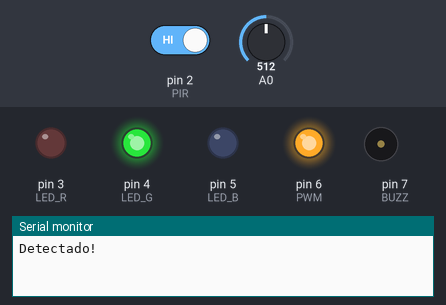
A sketch run on a simulated Arduino Uno, built with avr-gcc and run on an emulated ATmega328P. Parts: output pins drawn as LEDs (lit = HIGH), buzzer (waves = sounding, pin HIGH), the last lines printed to the serial monitor. Inputs (shaded band) come from the test bench; at power-on: A0 = 512, pin 2 (PIR) HIGH.

Above: at 5.5 s.
5.6 s: A0 set to 685
9.9 s: A0 set to 711
At 12.4 s:
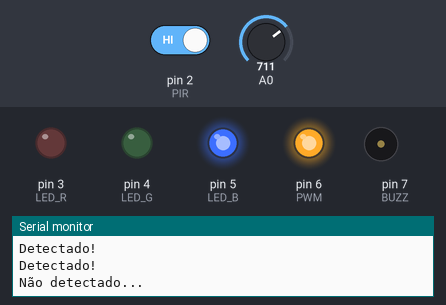
14.2 s: pin 2 (PIR) driven LOW
At 14.43 s:
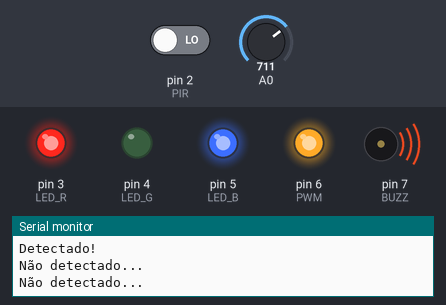
18.4 s: pin 2 (PIR) driven HIGH
At 20.0 s:
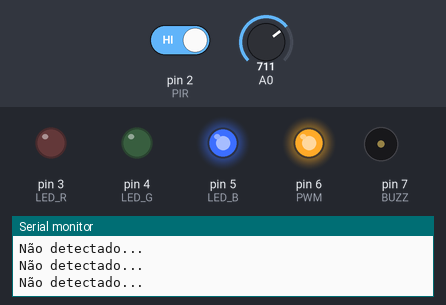
Timing chart, 0 to 23.6 s (numbered marks = the images above; inputs shaded):
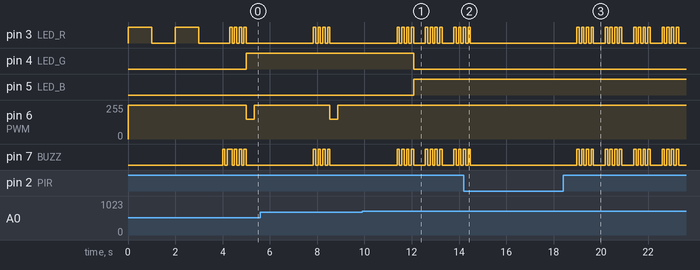

Measured:
- the behaviour switches between 699 and 700 on A0 (found by bisection; images 0 and 1)
- after the input at 9.9 s, pin 4 (LED_G): HIGH → LOW after 2.2 s; pin 5 (LED_B): LOW → HIGH after 2.2 s; pin 6 (PWM): stays 255/255 (without the input it goes to 150/255 after 2.2 s)
- after the input at 14.2 s, pin 3 (LED_R), pin 7 (BUZZ): goes on until 14.5 s, then stays LOW
- after the input at 18.4 s, pin 3 (LED_R), pin 7 (BUZZ): LOW → HIGH after 0.58 s, then repeats every 1.2 s: 3 × (LOW 0.10 s, HIGH 0.10 s), LOW 0.50 s, HIGH 0.10 s
- by itself, pin 3 (LED_R), pin 7 (BUZZ): repeats every 1.2 s: 3 × (LOW 0.10 s, HIGH 0.10 s), LOW 0.50 s, HIGH 0.10 s

The sketch:

injetorGel.ino
```cpp
int var;
int ligado = 150;
int desligado = 255;

unsigned long millisAtual;
long millisAnterior;
long millisIntervalo = 800;

int lerPresenca;

int PIR   = 2;
int LED_R = 3;
int LED_G = 4;
int LED_B = 5;
int PWM   = 6;
int BUZZ  = 7;

void setup()
{
  analogWrite(PWM,desligado);
  pinMode(A0, INPUT);
  pinMode(PIR, INPUT);
  pinMode(LED_R, OUTPUT);
  pinMode(LED_G, OUTPUT);
  pinMode(LED_B, OUTPUT);
  pinMode(PWM,OUTPUT);
  pinMode(BUZZ, OUTPUT);
  piscaRed();
  initBuzz();

  Serial.begin(115200);

}

void loop()
{
  millisAtual = millis();
  if (millisAtual - millisAnterior > millisIntervalo)
  {
    presenca();
    millisAnterior = millisAtual;
  }

  injetor();

}

void presenca()
{
  lerPresenca = digitalRead(PIR);

   if (lerPresenca == LOW)
   {
     digitalWrite(BUZZ, LOW);
   }

   else
   {
      alarme();
   }
}

void injetor()
{
  var = analogRead(A0);
  //Serial.println(var);
  if(var<700)
  {
     Serial.println("Detectado!");
     digitalWrite(LED_B, LOW);
     digitalWrite(LED_G, HIGH);
     analogWrite(PWM,ligado);
     delay(340);
     analogWrite(PWM,desligado);
     delay(2000);
  }
  else
  {
    Serial.println("Não detectado...");
    digitalWrite(LED_B, HIGH);
    digitalWrite(LED_G, LOW);
    analogWrite(PWM,desligado);
  }
  delay(500);
}

void piscaRed()
{
  digitalWrite(LED_R, HIGH);
  delay(1000);
  digitalWrite(LED_R, LOW);
  delay(1000);
  digitalWrite(LED_R, HIGH);
  delay(1000);
  digitalWrite(LED_R, LOW);
  delay(1000);
}

void initBuzz()
{
  digitalWrite(BUZZ, HIGH);
  delay(100);
  digitalWrite(BUZZ, LOW);
  delay(100);
  digitalWrite(BUZZ, HIGH);
  delay(100);
  digitalWrite(BUZZ, LOW);
}

void alarme()
{
  digitalWrite(BUZZ, HIGH);
  digitalWrite(LED_R, HIGH);
  delay(100);
  digitalWrite(BUZZ, LOW);
  digitalWrite(LED_R, LOW);
  delay(100);
  digitalWrite(BUZZ, HIGH);
  digitalWrite(LED_R, HIGH);
  delay(100);
  digitalWrite(BUZZ, LOW);
  digitalWrite(LED_R, LOW);
  delay(100);
  digitalWrite(BUZZ, HIGH);
  digitalWrite(LED_R, HIGH);
  delay(100);
  digitalWrite(BUZZ, LOW);
  digitalWrite(LED_R, LOW);
  delay(100);
  digitalWrite(BUZZ, HIGH);
  digitalWrite(LED_R, HIGH);
  delay(100);
  digitalWrite(BUZZ, LOW);
  digitalWrite(LED_R, LOW);
}
```
